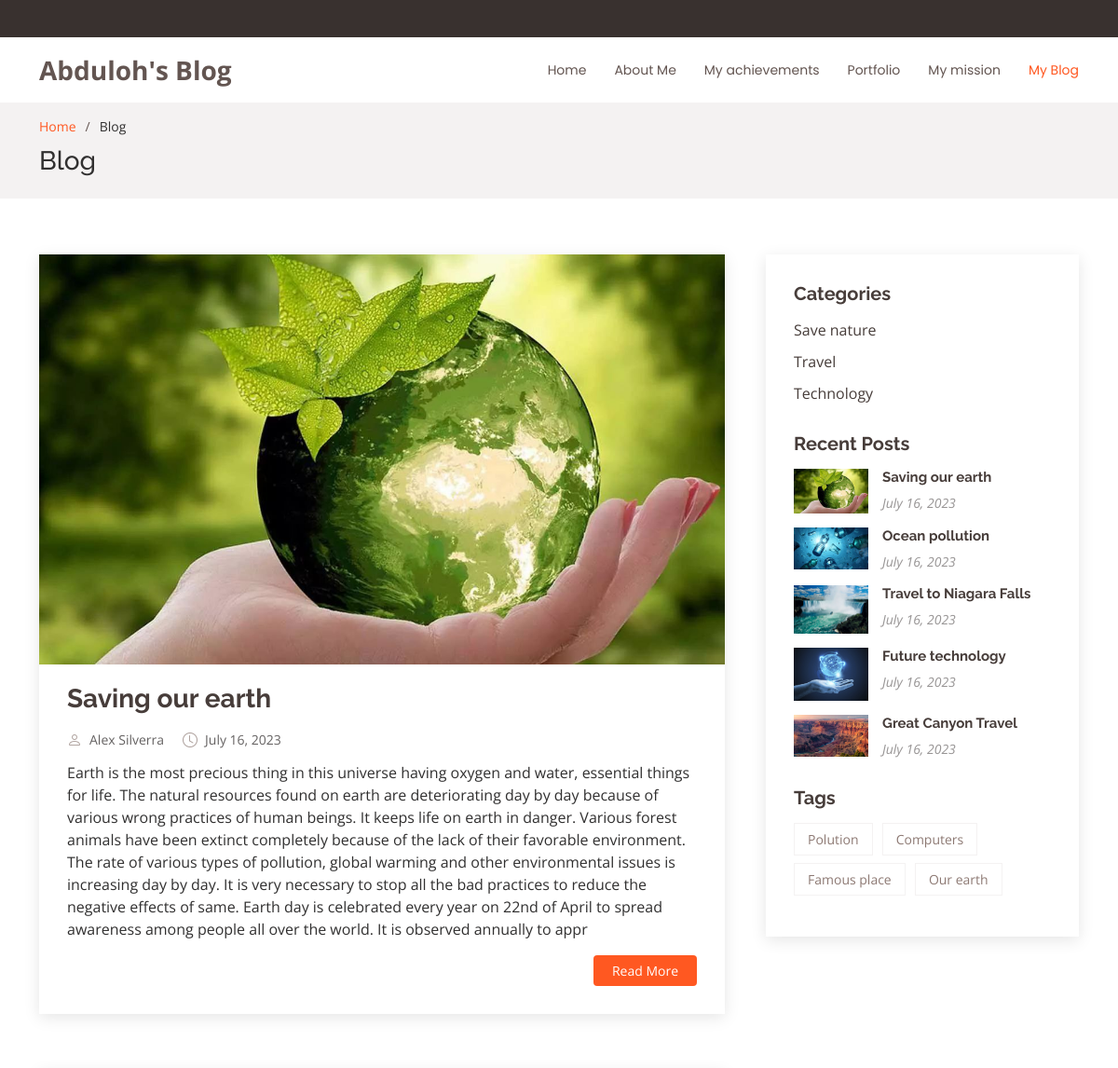
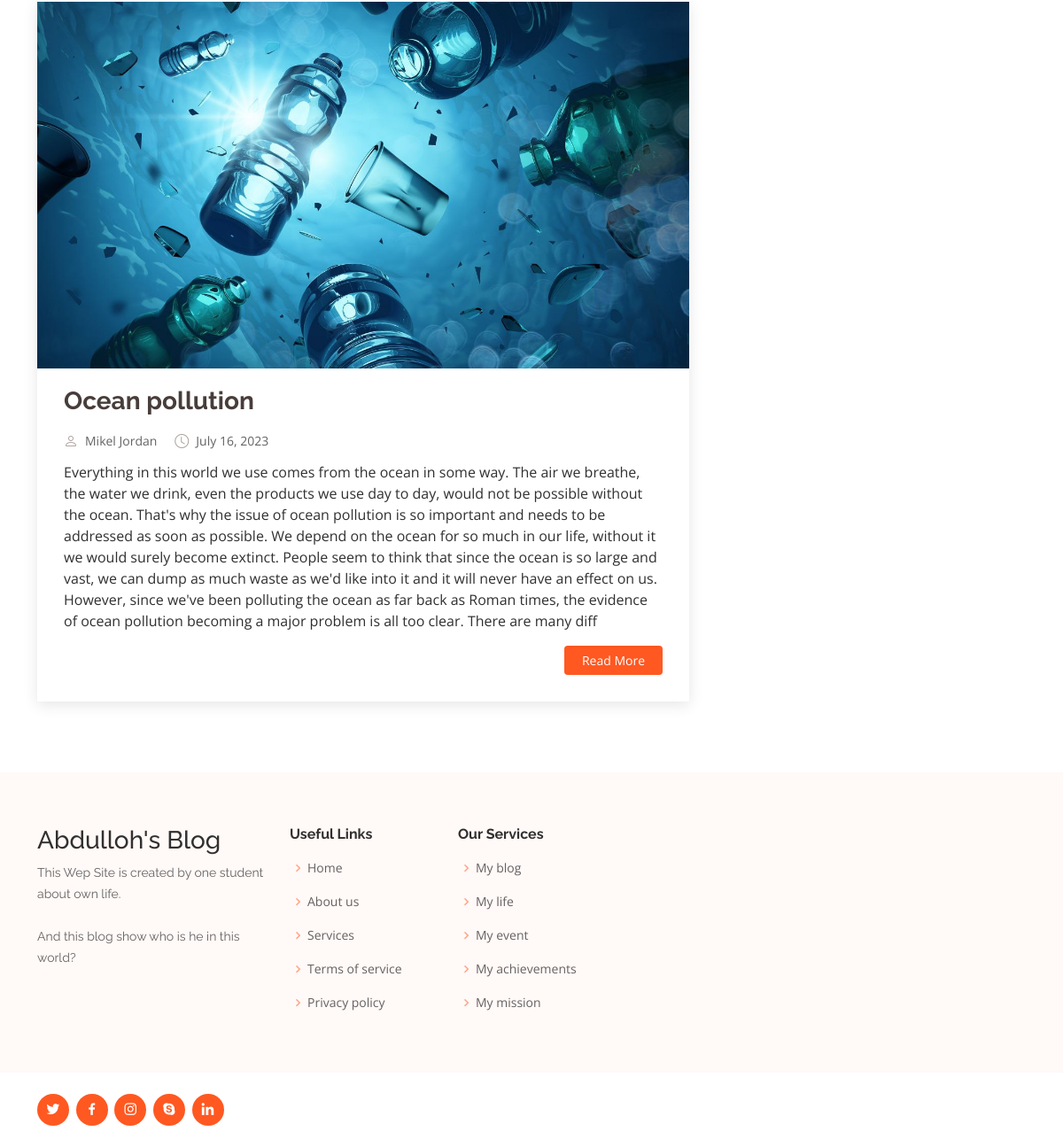
The app's page /blog_filter/6/ with its own data (2 pictures, top to bottom).
### app1/models.py (models this page shows, shortened)
class Blog(models.Model):
    author=models.ForeignKey(Author,on_delete=models.SET_NULL,null=True,blank=True)
    img=models.FileField(upload_to='blog-img')
    title=models.CharField(max_length=250)
    text=models.TextField()
    date=models.DateField(auto_now=True)
    category=models.ForeignKey(Category, on_delete=models.SET_NULL,null=True,blank=True)
    tag=models.ForeignKey(Tags,on_delete=models.SET_NULL, null=True,blank=True)

class Author(models.Model):
    full_name=models.CharField(max_length=100,default='Unknown')
    birth_year=models.DateField()
    your_status=models.CharField(max_length=200,default='Nothing is impossible in life.')
    img=models.FileField(upload_to='blog-img',default=None, blank=True, null=True)
    def __str__(self):
        return self.full_name

class Category(models.Model):
    title=models.CharField(max_length=50)

class Tags(models.Model):
    title=models.CharField(max_length=50)

### app1/views.py (the view)
# urls.py: path('blog_filter/<int:a>/',blog_filter),
def blog_filter(request,a):
    g=Category.objects.get(id=a)
    data={
        "Blog_filter":Blog.objects.filter(category=g),
        "Categories":Category.objects.all(),
        'Blog_recent': Blog.objects.all().order_by('-date')[:5],
        "Tag":Tags.objects.all(),
    }
    return render(request,'blog-filter.html',data)

### templates/blog-filter.html (shortened to what this page needs)
<!DOCTYPE html>
<html lang="en">
<head>
  {% load static %}
  <link href="{% static 'assets/vendor/aos/aos.css'%}" rel="stylesheet">
  <link href="{% static 'assets/vendor/bootstrap/css/bootstrap.min.css'%}" rel="stylesheet">
  <link href="{% static 'assets/vendor/bootstrap-icons/bootstrap-icons.css'%}" rel="stylesheet">
  <link href="{% static 'assets/vendor/boxicons/css/boxicons.min.css'%}" rel="stylesheet">
  <link href="{% static 'assets/vendor/glightbox/css/glightbox.min.css'%}" rel="stylesheet">
  <link href="{% static 'assets/vendor/swiper/swiper-bundle.min.css'%}" rel="stylesheet">
  <link href="{% static 'assets/css/style.css'%}" rel="stylesheet">
</head>
<body>
  <section id="topbar" class="d-flex align-items-center">
  </section>
  <header id="header" class="d-flex align-items-center">
    <div class="container d-flex align-items-center justify-content-between">
      <div class="logo">
        <h1><a href="index.html">Abduloh's Blog</a></h1>
      </div>
      <nav id="navbar" class="navbar">
        <ul>
          <li><a class="nav-link scrollto " href="/index/">Home</a></li>
          <li><a class="nav-link scrollto" href="/index/#about">About Me</a></li>
          <li><a class="nav-link scrollto" href="/index/#achievements">My achievements</a></li>
          <li><a class="nav-link scrollto " href="/index/#portfolio">Portfolio</a></li>
          <li><a class="nav-link scrollto" href="/index/#mission">My mission</a></li>
          <li><a class="active"  href="/blog/">My Blog</a></li>
        </ul>
      </nav>
    </div>
  </header>
  <main id="main">
    <section id="breadcrumbs" class="breadcrumbs">
      <div class="container">
        <ol>
          <li><a href="/index/">Home</a></li>
          <li>Blog</li>
        </ol>
        <h2>Blog</h2>
      </div>
    </section>
    <section id="blog" class="blog">
      <div class="container" data-aos="fade-up">
        <div class="row">
          <div class="col-lg-8 entries">
            {% for i in Blog_filter %}
            <article class="entry">
              <div class="entry-img">
                <img src="{{i.img.url}}" alt="" class="img-fluid">
              </div>
              <h2 class="entry-title">
                <a href="/blog-single/{{i.id}}/">{{i.title}}</a>
              </h2>
              <div class="entry-meta">
                <ul>
                  <li class="d-flex align-items-center"><i class="bi bi-person"></i> <a href="/blog-single/{{i.id}}/">{{i.author}}</a></li>
                  <li class="d-flex align-items-center"><i class="bi bi-clock"></i> <a href="/blog-single/{{i.id}}/"><time datetime="2020-01-01">{{i.date}}</time></a></li>
                </ul>
              </div>
              <div class="entry-content">
                <p>
                  {{i.text |slice:":700"}}
                </p>
                <div class="read-more">
                  <a href="/blog-single/{{i.id}}/">Read More</a>
                </div>
              </div>
            </article>
            {% endfor %}
          </div>
          <div class="col-lg-4">
            <div class="sidebar">
              <h3 class="sidebar-title">Categories</h3>
              <div class="sidebar-item categories">
                <ul>
                  {% for category in Categories %}
                  <li><a href="/blog_filter/{{category.id}}/">{{category.title}}</a></li>
                  {% endfor %}
                </ul>
              </div>
              <h3 class="sidebar-title">Recent Posts</h3>
              <div class="sidebar-item recent-posts">
                {% for i in Blog_recent %}
                <div class="post-item clearfix">
                  <img src="{{i.img.url}}" alt="">
                  <h4><a href="/blog-single/{{i.id}}/">{{i.title}}</a></h4>
                  <time datetime="2020-01-01">{{i.date}}</time>
                </div>
                {% endfor %}
              </div>
              <h3 class="sidebar-title">Tags</h3>
              <div class="sidebar-item tags">
                <ul>
                  {% for i in Tag %}
                  <li><a href="/blog_tag/{{i.id}}/">{{i.title}}</a></li>
                  {% endfor %}
                </ul>
              </div>
            </div>
          </div>
        </div>
      </div>
    </section>
  </main>
  <footer id="footer">
    <div class="footer-top">
      <div class="container">
        <div class="row">
          <div class="col-lg-3 col-md-6 footer-contact">
            <h3>Abdulloh's Blog</h3>
            <p>
              This Wep Site is created by one student about own life.<br><br>And this blog show who is he in this world?
            </p>
          </div>
          <div class="col-lg-2 col-md-6 footer-links">
            <h4>Useful Links</h4>
            <ul>
              <li><i class="bx bx-chevron-right"></i> <a href="#">Home</a></li>
              <li><i class="bx bx-chevron-right"></i> <a href="#">About us</a></li>
              <li><i class="bx bx-chevron-right"></i> <a href="#">Services</a></li>
              <li><i class="bx bx-chevron-right"></i> <a href="#">Terms of service</a></li>
              <li><i class="bx bx-chevron-right"></i> <a href="#">Privacy policy</a></li>
            </ul>
          </div>
          <div class="col-lg-3 col-md-6 footer-links">
            <h4>Our Services</h4>
            <ul>
              <li><i class="bx bx-chevron-right"></i> <a href="#">My blog </a></li>
              <li><i class="bx bx-chevron-right"></i> <a href="#">My life</a></li>
              <li><i class="bx bx-chevron-right"></i> <a href="#">My event</a></li>
              <li><i class="bx bx-chevron-right"></i> <a href="#">My achievements</a></li>
              <li><i class="bx bx-chevron-right"></i> <a href="#">My mission</a></li>
            </ul>
          </div>
        </div>
      </div>
    </div>
    <div class="container d-lg-flex py-4">
      <div class="social-links text-center text-lg-right pt-3 pt-lg-0">
        <a href="#" class="twitter"><i class="bx bxl-twitter"></i></a>
        <a href="#" class="facebook"><i class="bx bxl-facebook"></i></a>
        <a href="#" class="instagram"><i class="bx bxl-instagram"></i></a>
        <a href="#" class="google-plus"><i class="bx bxl-skype"></i></a>
        <a href="#" class="linkedin"><i class="bx bxl-linkedin"></i></a>
      </div>
    </div>
  </footer>
</body>
</html>

### records on screen
Blog: img (picture), title "Saving our earth", author "Alex Silverra", date "July 16, 2023", text "Earth is the most precious thing in this universe having oxygen and water, essential things for life. The natural resources found on earth are deteriorating day by day because of various wrong practices of human beings. It keeps life on earth in danger. Various forest animals have been extinct completely because of the lack of their favorable environment. The rate of various types of pollution, global warming and other environmental issues is increasing day by day. It is very necessary to stop all the bad practices to reduce the negative effects of same. Earth day is celebrated every year on 22nd of April to spread awareness among people all over the world. It is observed annually to appr"
Blog: img (picture), title "Ocean pollution", author "Mikel Jordan", date "July 16, 2023", text "Everything in this world we use comes from the ocean in some way. The air we breathe, the water we drink, even the products we use day to day, would not be possible without the ocean. That's why the issue of ocean pollution is so important and needs to be addressed as soon as possible. We depend on the ocean for so much in our life, without it we would surely become extinct. People seem to think that since the ocean is so large and vast, we can dump as much waste as we'd like into it and it will never have an effect on us. However, since we've been polluting the ocean as far back as Roman times, the evidence of ocean pollution becoming a major problem is all too clear. There are many diff"
Category: title "Save nature"
Category: title "Travel"
Category: title "Technology"
Blog: img (picture), title "Travel to Niagara Falls", date "July 16, 2023"
Blog: img (picture), title "Future technology", date "July 16, 2023"
Blog: img (picture), title "Great Canyon Travel", date "July 16, 2023"
Tags: title "Polution"
Tags: title "Computers"
Tags: title "Famous place"
Tags: title "Our earth"
